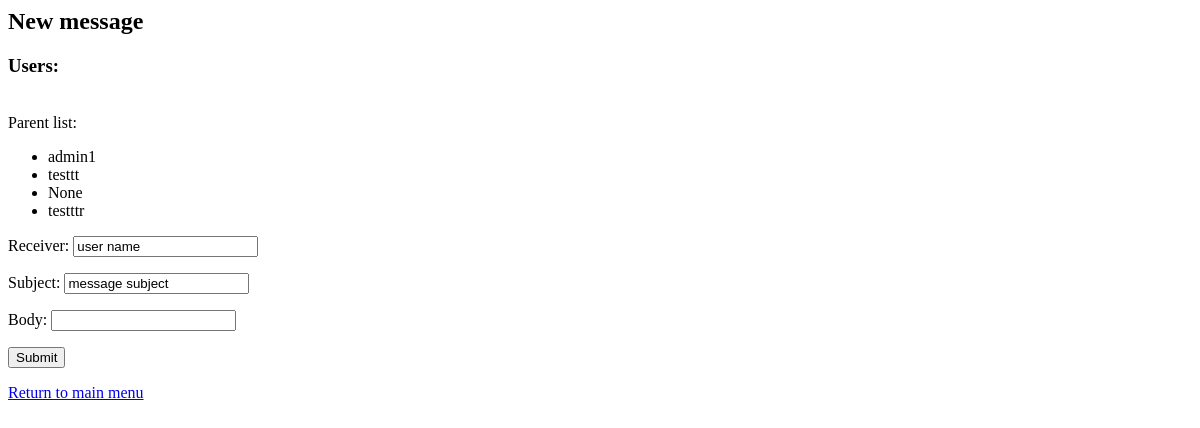
Before: /sign-language-teacher/inbox/new-message/ (signed in) with the older database file.
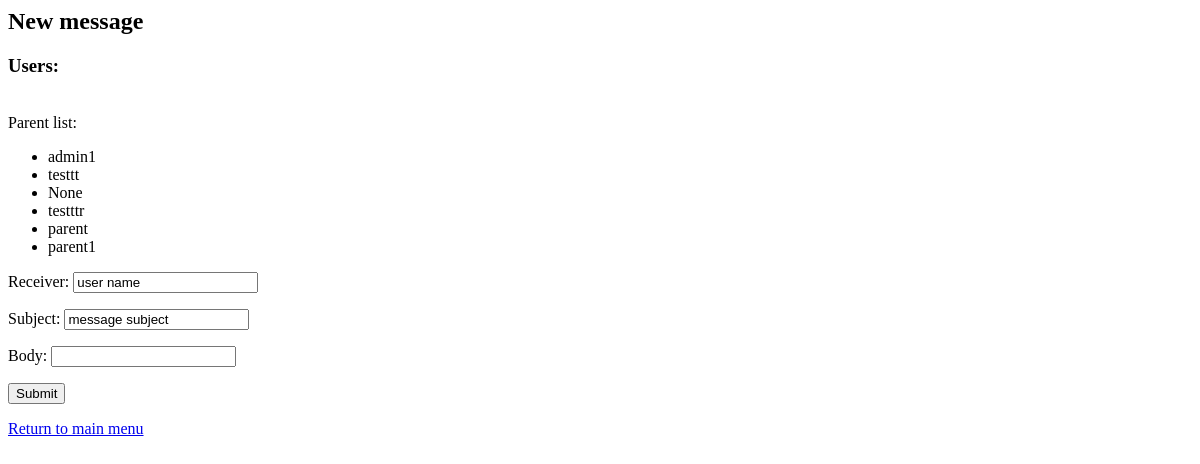
After: the same page with the newer database file.
### registration/models.py (models this page shows, shortened)
class UserProfile(models.Model):
    TYPES = (('parent', 'parent'), ('student', 'student'))
    user = models.OneToOneField(User, related_name='profile', on_delete=models.CASCADE, blank=True, null=True)
    son = models.ForeignKey(User, on_delete=models.SET_NULL, blank=True, null=True, related_name='son')
    address = models.CharField(max_length=100, default='')
    age = models.IntegerField(default=0)
    points = models.IntegerField(default=0)
    type = models.CharField(max_length=10, choices=TYPES, default='student')
    is_admin = models.BooleanField(default=False)
    suspention_time = models.DateTimeField(auto_now_add=True)
    total_minutes = models.FloatField(default=0)
    last_login = models.DateTimeField(default=datetime(2000, 1, 1))
    rank = models.IntegerField(default=0)
    level = models.IntegerField(default=1)
    def __str__(self):
        return str(self.user)

### registration/views.py (the view)
# urls.py: path('inbox/new-message/', views.new_message, name='new-message'),
def new_message(request):
    if request.user is None or not request.user.is_authenticated:
        return HttpResponse("Not logged in")
    user_profile = UserProfile.objects.get(user=request.user)
    user_list = User.objects.all()
    profile_list = UserProfile.objects.all()
    if request.method == 'POST':
        form = MessageForm(request.POST)
        if form.is_valid():
            sender = request.user
            receiver_name = form.cleaned_data['receiver']
            try:
                receiver = User.objects.get(username=receiver_name)
            except (TypeError, User.DoesNotExist):
                error = "Could not find user."
                render(request, 'registration/failure.html', {'error': error})
            subject = form.cleaned_data['subject']
            body = form.cleaned_data['body']
            sent_date = datetime.now()
            message = Message(sender=sender, receiver=receiver, subject=subject, body=body, sent_date=sent_date)
            message.save()
            return HttpResponseRedirect(reverse('registration:success-message'))
    else:
        form = MessageForm()
    return render(request, 'registration/new-message.html', {
        'form': form, 'users': user_list, 'user': request.user, 'user_profile':user_profile, 'profiles':profile_list
    })

### registration/forms.py
class MessageForm(forms.Form):
    receiver = forms.CharField(max_length=50, initial='user name')
    subject = forms.CharField(max_length=50, initial='message subject')
    body = forms.CharField(max_length=250)

### registration/templates/registration/new-message.html (shortened to what this page needs)
<form action="{% url 'registration:new-message' %}" method="POST">
    <h2>New message</h2>
    <h3>Users:</h3><br>
    {% if user_profile.type == 'parent' %}
<h>Parent list:</h><br>
<ul>
{% for f in profiles %}
{% if f.type == 'parent' %}
  <li>
<h>{{f}}</h><br>
 </li>
{% endif %}
{% endfor %}
    </ul>
{% endif%}
    {{form.as_p}}
    <button type="submit">Submit</button>
</form>
    <a href="{% url 'registration:index' %}">Return to main menu</a><br>

Changed rows visible on the page:
added UserProfile: user.username "parent"
added UserProfile: user.username "parent1"
